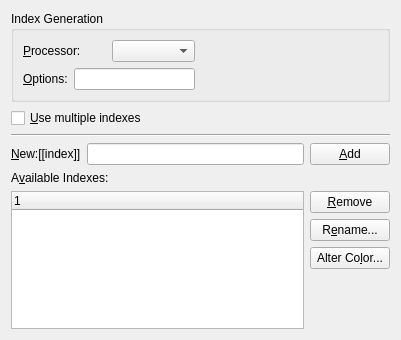
<ui version="4.0" >
 <class>IndicesUi</class>
 <widget class="QWidget" name="IndicesUi" >
  <property name="geometry" >
   <rect>
    <x>0</x>
    <y>0</y>
    <width>401</width>
    <height>340</height>
   </rect>
  </property>
  <property name="windowTitle" >
   <string/>
  </property>
  <layout class="QGridLayout" name="gridLayout" >
   <item row="0" column="0" colspan="2" >
    <widget class="QGroupBox" name="indexGB" >
     <property name="toolTip" >
      <string>Here you can define an alternative index processor and specify its options.</string>
     </property>
     <property name="title" >
      <string>Index Generation</string>
     </property>
     <property name="flat" >
      <bool>true</bool>
     </property>
     <layout class="QGridLayout" name="gridLayout_2" >
      <item row="0" column="0" >
       <layout class="QHBoxLayout" name="horizontalLayout" >
        <item>
         <widget class="QLabel" name="indexLA" >
          <property name="text" >
           <string>&amp;Processor:</string>
          </property>
          <property name="buddy" >
           <cstring>indexCO</cstring>
          </property>
         </widget>
        </item>
        <item>
         <widget class="QComboBox" name="indexCO" >
          <property name="toolTip" >
           <string>Select a processor</string>
          </property>
         </widget>
        </item>
       </layout>
      </item>
      <item row="1" column="0" >
       <layout class="QHBoxLayout" name="horizontalLayout_2" >
        <item>
         <widget class="QLabel" name="indexOptionsLA" >
          <property name="text" >
           <string>&amp;Options:</string>
          </property>
          <property name="buddy" >
           <cstring>indexOptionsLE</cstring>
          </property>
         </widget>
        </item>
        <item>
         <widget class="QLineEdit" name="indexOptionsLE" >
          <property name="toolTip" >
           <string>Define program options of the selected processor.</string>
          </property>
         </widget>
        </item>
       </layout>
      </item>
      <item rowspan="2" row="0" column="1" >
       <spacer name="horizontalSpacer" >
        <property name="orientation" >
         <enum>Qt::Horizontal</enum>
        </property>
        <property name="sizeHint" stdset="0" >
         <size>
          <width>183</width>
          <height>20</height>
         </size>
        </property>
       </spacer>
      </item>
     </layout>
    </widget>
   </item>
   <item row="1" column="0" >
    <widget class="QCheckBox" name="multipleIndicesCB" >
     <property name="toolTip" >
      <string>Check if you need multiple indexes (e.g., an Index of Names)</string>
     </property>
     <property name="text" >
      <string>&amp;Use multiple indexes</string>
     </property>
    </widget>
   </item>
   <item row="2" column="0" colspan="2" >
    <widget class="Line" name="line" >
     <property name="orientation" >
      <enum>Qt::Horizontal</enum>
     </property>
    </widget>
   </item>
   <item row="3" column="0" colspan="2" >
    <layout class="QHBoxLayout" >
     <property name="spacing" >
      <number>6</number>
     </property>
     <property name="margin" >
      <number>0</number>
     </property>
     <item>
      <widget class="QLabel" name="newIndexLA" >
       <property name="text" >
        <string>&amp;New:[[index]]</string>
       </property>
       <property name="buddy" >
        <cstring>newIndexLE</cstring>
       </property>
      </widget>
     </item>
     <item>
      <widget class="QLineEdit" name="newIndexLE" >
       <property name="toolTip" >
        <string>Enter the name of the desired index (e.g. "Index of Names") and hit "Add"</string>
       </property>
      </widget>
     </item>
     <item>
      <widget class="QPushButton" name="addIndexPB" >
       <property name="toolTip" >
        <string>Add a new index to the list</string>
       </property>
       <property name="text" >
        <string>&amp;Add</string>
       </property>
      </widget>
     </item>
    </layout>
   </item>
   <item row="4" column="0" >
    <widget class="QLabel" name="availableLA" >
     <property name="text" >
      <string>A&amp;vailable Indexes:</string>
     </property>
     <property name="buddy" >
      <cstring>indicesTW</cstring>
     </property>
    </widget>
   </item>
   <item rowspan="4" row="5" column="0" >
    <widget class="QTreeWidget" name="indicesTW" >
     <column>
      <property name="text" >
       <string>1</string>
      </property>
     </column>
    </widget>
   </item>
   <item row="5" column="1" >
    <widget class="QPushButton" name="removePB" >
     <property name="toolTip" >
      <string>Remove the selected index</string>
     </property>
     <property name="text" >
      <string>&amp;Remove</string>
     </property>
    </widget>
   </item>
   <item row="6" column="1" >
    <widget class="QPushButton" name="renamePB" >
     <property name="toolTip" >
      <string>Rename the selected index</string>
     </property>
     <property name="text" >
      <string>R&amp;ename...</string>
     </property>
    </widget>
   </item>
   <item row="7" column="1" >
    <widget class="QPushButton" name="colorPB" >
     <property name="toolTip" >
      <string>Define or change button color</string>
     </property>
     <property name="text" >
      <string>Alter Co&amp;lor...</string>
     </property>
    </widget>
   </item>
   <item row="8" column="1" >
    <spacer>
     <property name="orientation" >
      <enum>Qt::Vertical</enum>
     </property>
     <property name="sizeType" >
      <enum>QSizePolicy::Expanding</enum>
     </property>
     <property name="sizeHint" stdset="0" >
      <size>
       <width>20</width>
       <height>121</height>
      </size>
     </property>
    </spacer>
   </item>
  </layout>
 </widget>
 <includes>
  <include location="local" >qt_i18n.h</include>
 </includes>
 <resources/>
 <connections/>
</ui>
